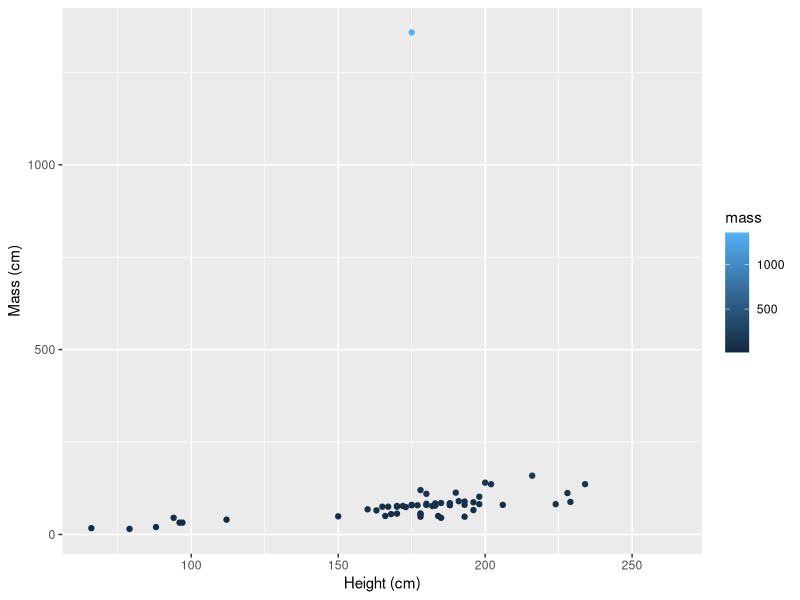
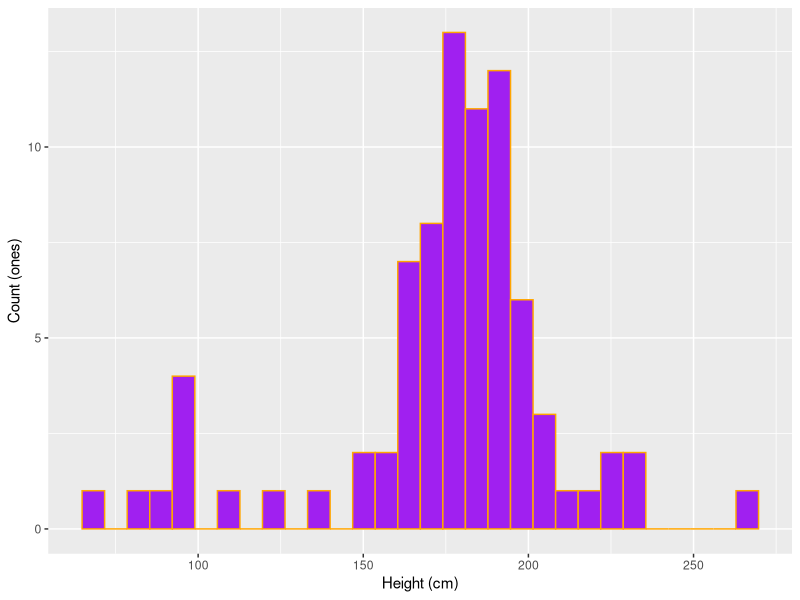

Write the R code that produced these figures, in order.
## ---- chunk 1
#| message: false

# load libraries ----
library(tidyverse)
## ---- chunk 2
#| include: false
head(starwars, n = 16)
tail(starwars)
dim(starwars)
## ---- chunk 3
ggplot(starwars, aes(x = height, y = mass, colour = mass)) +
  geom_point() +
  labs(x = "Height (cm)",
       y = "Mass (cm)")
## ---- chunk 4
#| fig-cap: "This is my figure caption"
#| fig-alt: "This is some alt text"
ggplot(data = starwars, aes(x = height))+
  geom_histogram(fill = "purple", color = "orange")+
  labs(x = "Height (cm)",
       y = "Count (ones)")

## ---- chunk 5
starwars$height
sw_height_mean <- round(mean(starwars$height, na.rm = TRUE),3)
